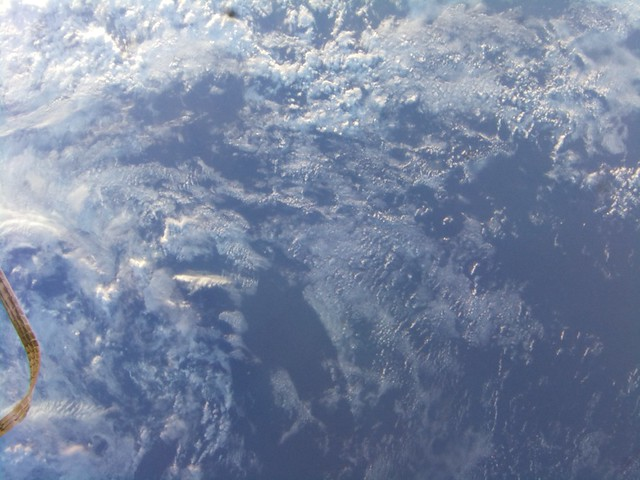
#> input picture foto 1.jpg, 640 x 480 px; its folder holds only this picture in this run
$ python -i Correct.py   (imports and definitions only)
#> lines starting #> are read from the running program, lines starting #| are printed output that depends on the picture; after the words box and inside, x2 and y2 are one past the last pixel; in counts of white or black regions, pixels touching at a corner belong together
#> further down, picture is the input picture: shape (480, 640, 3); mean B, G, R 160.6, 135.1, 122
import cv2
import numpy as np
import os

folder_path = './imgs'
output_folder = 'output_matches55'

# [2 lines not run here, left out]

def get_land_mask(img):
    # HSV kleurfiltering blijft de beste basis
    hsv = cv2.cvtColor(img, cv2.COLOR_BGR2HSV)
#> hsv: shape (480, 640, 3); mean H, S, V 108.2, 67.8, 161
    s = hsv[:, :, 1]
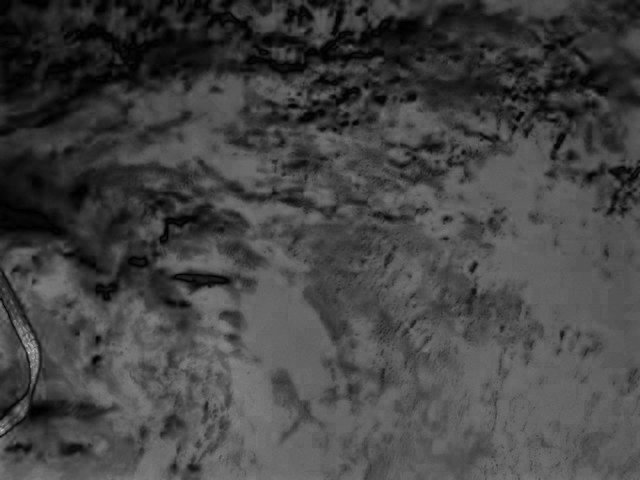
#> s: shape (480, 640); min 0, max 191, mean 67.8
    v = hsv[:, :, 2]
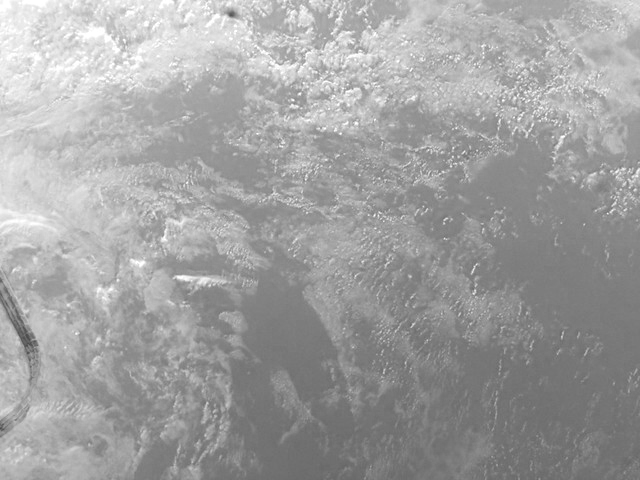
#> v: shape (480, 640); min 75, max 255, mean 161

    # Strengere kleurselectie: land heeft meestal meer verzadiging dan oceaan/wolken
    _, color_mask = cv2.threshold(s, 35, 255, cv2.THRESH_BINARY)
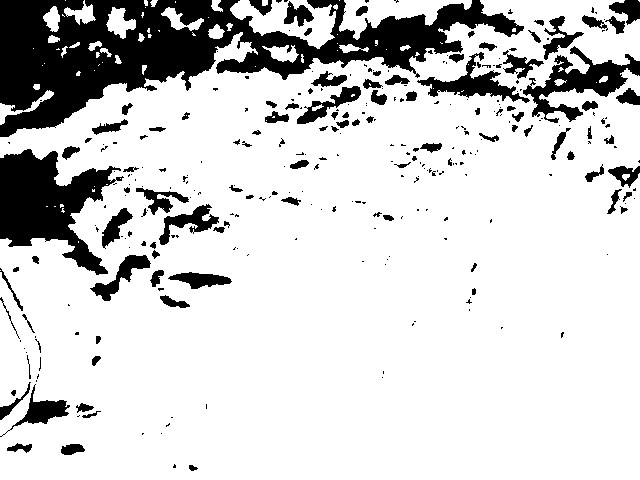
#> color_mask: shape (480, 640); 81.9% white; 305 black regions (200 under 20 px), largest, box (x1, y1, x2, y2) and area: (0, 0, 524, 137) 28601, (0, 149, 124, 275) 7683, (523, 46, 640, 123) 2995
    # Donkere gebieden filteren (diepe oceaan uitsluiten)
    _, brightness_mask = cv2.threshold(v, 30, 255, cv2.THRESH_BINARY)
#> brightness_mask: shape (480, 640); every value is 255

    combined_mask = cv2.bitwise_and(color_mask, brightness_mask)

    # Haal kleine ruis weg
    kernel = np.ones((7,7), np.uint8)
    combined_mask = cv2.morphologyEx(combined_mask, cv2.MORPH_OPEN, kernel)
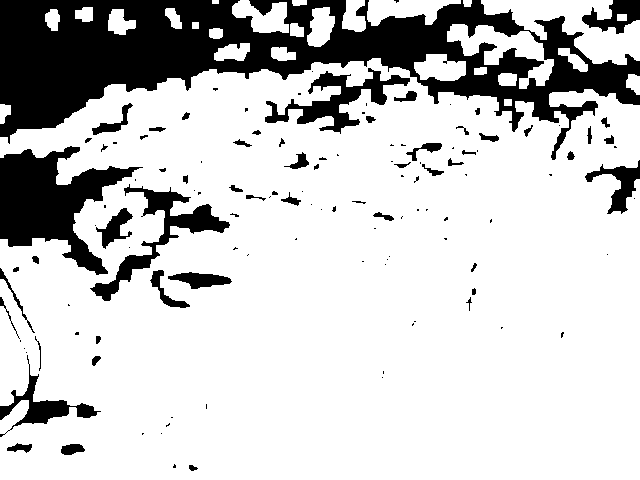
#> combined_mask: shape (480, 640); 79.2% white; 126 black regions (71 under 20 px), largest, box (x1, y1, x2, y2) and area: (0, 0, 640, 160) 41202, (0, 146, 143, 275) 8266, (90, 184, 230, 301) 3017
    return combined_mask

# [123 lines left out: functions process_astro_land, process_land, not called in this run]


# [1 line not run here, left out]

# [12 lines left out: function filter, not called in this run]


>>> import cv2
>>> picture = cv2.imread('foto 1.jpg')
>>> result = get_land_mask(picture)

$ run again, on foto 2.jpg
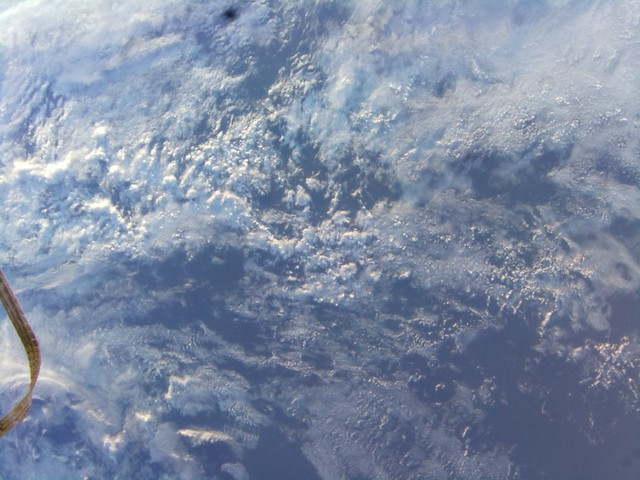
#> input picture foto 2.jpg, 640 x 480 px
#> picture is the input picture: shape (480, 640, 3); mean B, G, R 162.9, 139.9, 127.2
#> hsv: shape (480, 640, 3); mean H, S, V 107.8, 60.6, 163.2
#> in get_land_mask, `_, color_mask = cv2.threshold(s, 35, 255, cv2.THRESH_BINARY)`:
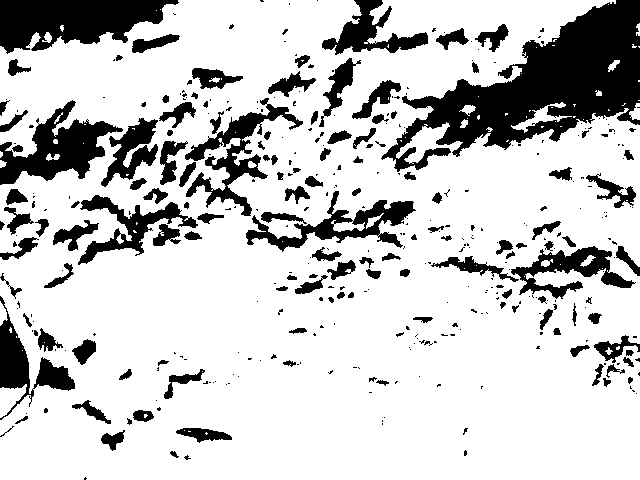
#> color_mask: shape (480, 640); 78.8% white; 387 black regions (254 under 20 px), largest, box (x1, y1, x2, y2) and area: (381, 0, 640, 172) 18049, (0, 0, 179, 54) 6305, (0, 100, 123, 185) 4352
#> brightness_mask: shape (480, 640); every value is 255
#> in get_land_mask, `combined_mask = cv2.morphologyEx(combined_mask, cv2.MORPH_OPEN, kernel)`:
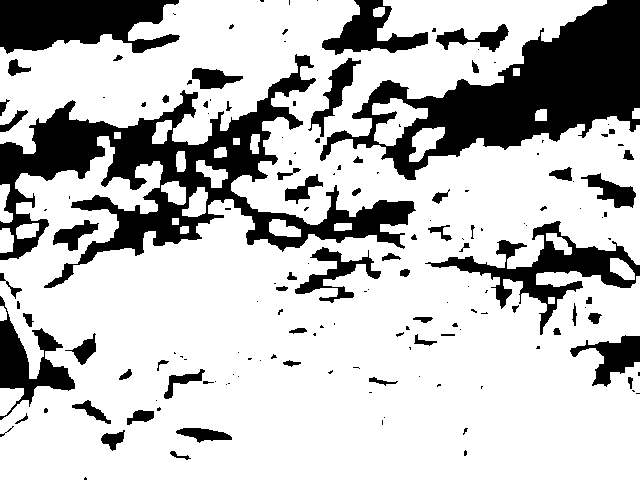
#> combined_mask: shape (480, 640); 74.8% white; 159 black regions (94 under 20 px), largest, box (x1, y1, x2, y2) and area: (0, 54, 416, 288) 24364, (320, 0, 640, 180) 21740, (0, 0, 180, 54) 7044
